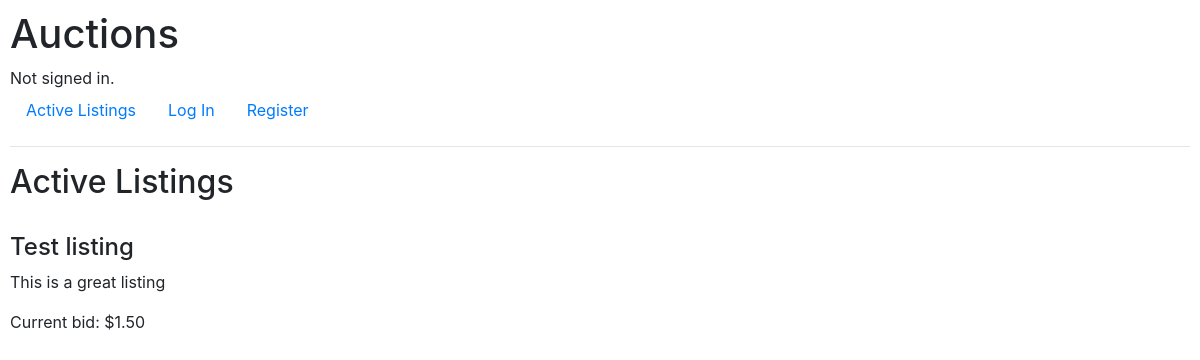
/, run on an earlier commit of the app's database.
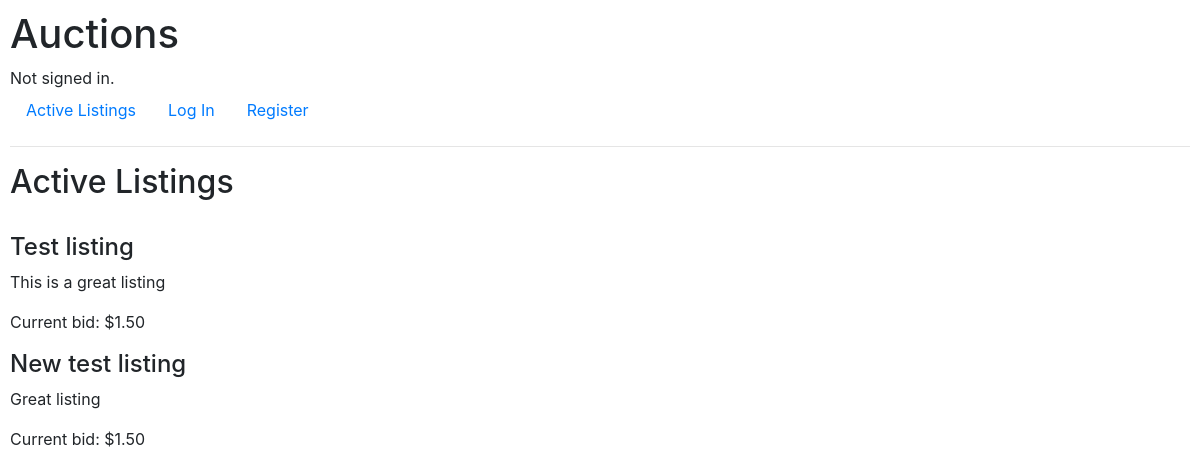
And on a later commit of the database.
### auctions/models.py (models this page shows, shortened)
class Listing(models.Model):
    user = models.ForeignKey(User, on_delete=models.CASCADE)
    active = models.BooleanField(default=True)
    title = models.CharField(max_length=50)
    description = models.TextField()
    start_bid = models.DecimalField(max_digits=10, decimal_places=2)
    image = models.URLField(blank=True)
    category = models.ForeignKey("Category", on_delete=CASCADE, blank=True)

### auctions/views.py (the view)
# urls.py: path("", views.index, name="index"),
def index(request):
    listings = Listing.objects.filter(active=True)
    return render(request, "auctions/index.html", {"listings": listings})

### auctions/templates/auctions/index.html (shortened to what this page needs)
{% extends "auctions/layout.html" %}
{% block body %}
<h2>Active Listings</h2>
<br />
{% for listing in listings %}
<article class="listing">
    <div class="info">
        <h4>{{ listing.title }}</h4>
        <p>{{ listing.description }}</p>
        <p>Current bid: ${{ listing.start_bid }}</p>
    </div>
</article>
{% endfor %}
{% endblock %}

### auctions/templates/auctions/layout.html (shortened to what this page needs)
{% load static %}
<!DOCTYPE html>
<html lang="en">
    <head>
        <link
            rel="stylesheet"
            href="https://stackpath.bootstrapcdn.com/bootstrap/4.4.1/css/bootstrap.min.css"
        />
        <link href="{% static 'auctions/styles.css' %}" rel="stylesheet" />
    </head>
    <body>
        <h1>Auctions</h1>
        <div>
            {% if user.is_authenticated %} Signed in as <strong>{{ user.username }}</strong>.
            {% else %} Not signed in. {% endif %}
        </div>
        <ul class="nav">
            <li class="nav-item">
                <a class="nav-link" href="{% url 'index' %}">Active Listings</a>
            </li>
            {% if user.is_authenticated %}
            <li class="nav-item">
                <a class="nav-link" href="{% url 'logout' %}">Log Out</a>
            </li>
            {% else %}
            <li class="nav-item">
                <a class="nav-link" href="{% url 'login' %}">Log In</a>
            </li>
            <li class="nav-item">
                <a class="nav-link" href="{% url 'register' %}">Register</a>
            </li>
            {% endif %}
        </ul>
        <hr />
        {% block body %} {% endblock %}
    </body>
</html>

### auctions/static/auctions/styles.css (style rules this page uses)
body { padding: 10px; }

What changed in the data, as far as the page shows it:
added Listing: title "New test listing", description "Great listing", start_bid "1.50"
